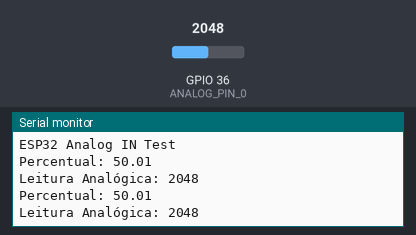
Bench run of a sketch on a simulated ESP32. On the bench: the last lines printed to the serial monitor. The inputs (shaded band) are chosen by the test bench; at power-on: GPIO 36 (ANALOG_PIN_0) = 2048.

Above: at 2.2 s.
2.3 s: GPIO 36 (ANALOG_PIN_0) set to 2866
At 3.5 s:
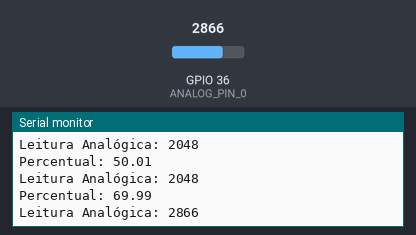
3.8 s: GPIO 36 (ANALOG_PIN_0) set to 3603
At 4.8 s:
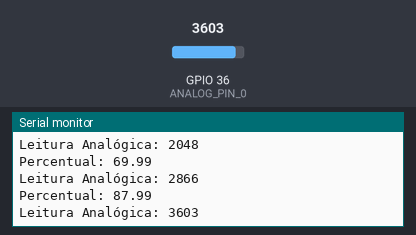
Timing chart, 0 to 6.8 s (numbered marks = the images above; inputs shaded):
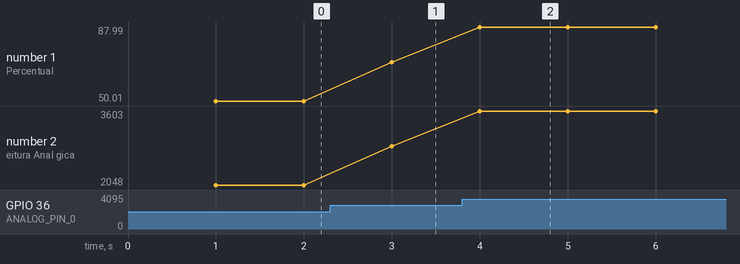

Measured:
- after the input at 2.3 s, the serial monitor: prints a new line after 0.70 s (image 1)
- after the input at 3.8 s, the serial monitor: prints a new line after 0.20 s (image 2)
- plotted number 1: 50.01 → 69.99 after the input at 2.3 s, 69.99 → 87.99 after the input at 3.8 s
- plotted number 2: 2048 → 2866 after the input at 2.3 s, 2866 → 3603 after the input at 3.8 s

The sketch:

AnalogRead.ino
```cpp
// //Analog Input
// #define ANALOG_PIN_0 36
// int analog_value = 0;


// void setup()
// {
// Serial.begin(115200);
// delay(1000); // give me time to bring up serial monitor
// Serial.println("ESP32 Analog IN Test");
// }

// void loop()
// {
// analog_value = analogRead(ANALOG_PIN_0);
// Serial.println(analog_value);
// delay(500);

// }


//Analog Input
#define ANALOG_PIN_0 36
int analog_value = 0;

float read_percent = 0;
float ref_percent = 100;
float adc_intervals = 4095;


void setup()
{
Serial.begin(115200);
delay(1000); // give me time to bring up serial monitor
Serial.println("ESP32 Analog IN Test");
}

void loop()
{
read_percent = analogRead(ANALOG_PIN_0) * (ref_percent / adc_intervals);
analog_value = analogRead(ANALOG_PIN_0);

Serial.print("Percentual: ");
Serial.println(read_percent);
Serial.print("Leitura Analógica: ");
Serial.println(analog_value);
delay(1000);
}
```
